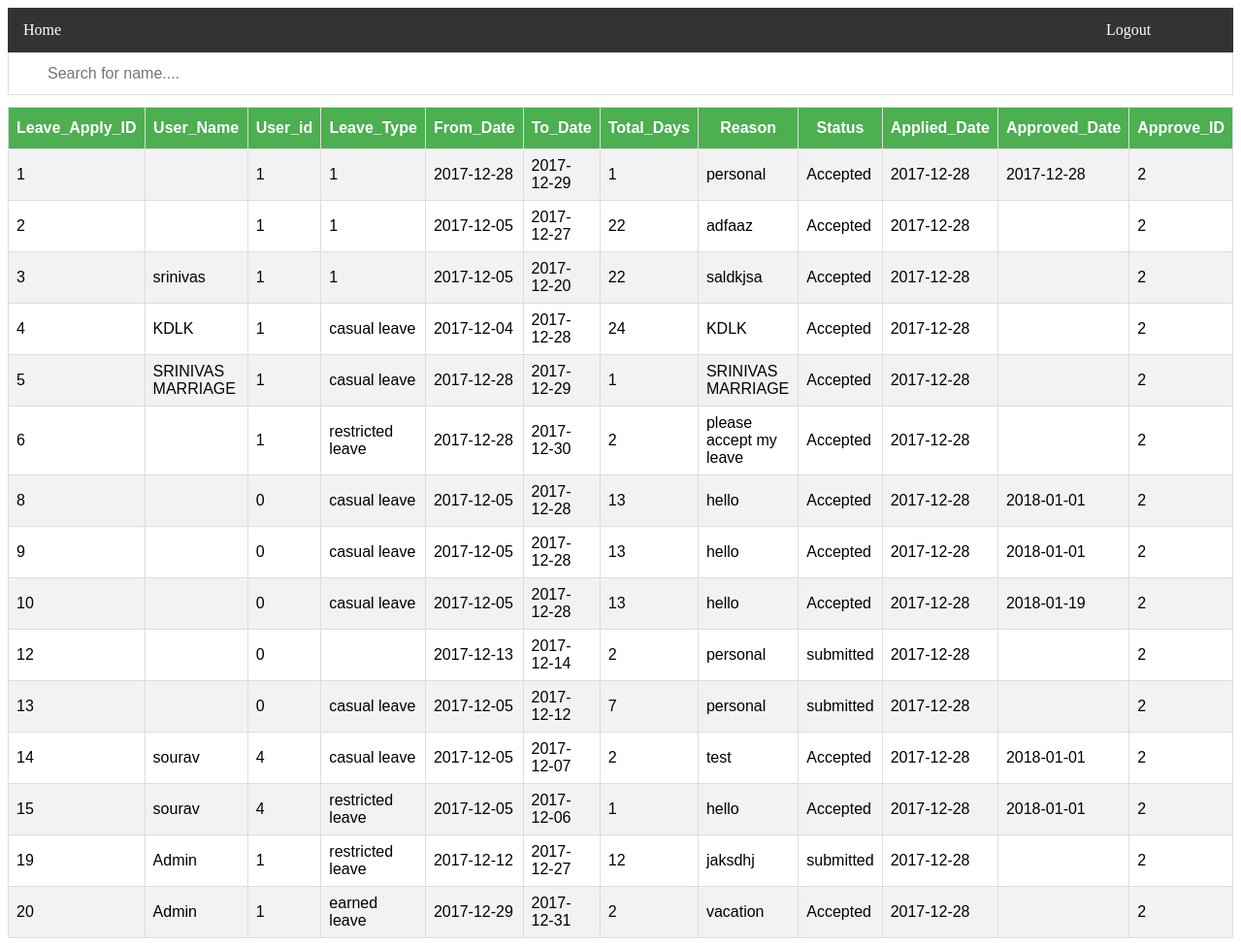
Screenshot of /login/leave_history.php with the database file from the repository.
### tables this page shows
CREATE TABLE IF NOT EXISTS `leave_apply` (
  `leave_apply_id` int(11) NOT NULL AUTO_INCREMENT,
  `user_id` int(11) NOT NULL,
  `user_name` varchar(100) NOT NULL,
  `leave_type` varchar(50) NOT NULL,
  `from_date` date NOT NULL,
  `to_date` date NOT NULL,
  `total_days` int(11) NOT NULL,
  `reason` varchar(500) NOT NULL,
  `status` varchar(10) NOT NULL,
  `applied_date` date NOT NULL,
  `approved_date` date DEFAULT NULL,
  `approv_id` int(11) NOT NULL,
  PRIMARY KEY (`leave_apply_id`),
  UNIQUE KEY `leave_apply_id` (`leave_apply_id`)
);

### login/leave_history.php (the view, shortened to what this page needs)
<html>
    <head>
    </head>
    <body>
        <div>
            <ul>
                <li><a class="active" href="form/from.php">Home</a></li>
                <li><a href="../login.php" class=right>Logout</a></li>
            </ul>
        </div>
        <div>
            <input type="text" id="myInput" onkeyup="myFunction()" placeholder="Search for name...." title="Type in a name">
             </div>
        <div>
        <div>
        <?php
           $con=mysqli_connect("localhost","root","","employee");
           $query = "SELECT * FROM leave_apply where status !='Rejected'";
           $result = mysqli_query($con,$query);
           echo "<table id=customers>";
           echo "<tr><th>Leave_Apply_ID</th><th>User_Name</th><th>User_id</th><th>Leave_Type</th><th>From_Date</th><th>To_Date</th><th>Total_Days</th><th>Reason</th><th>Status</th><th>Applied_Date</th><th>Approved_Date</th><th>Approve_ID</th></tr>";
           while($row = mysqli_fetch_array($result)){
           echo "<tr><td>" . $row['leave_apply_id'] . "</td><td>" . $row['user_name'] . "</td><td>" . $row['user_id'] . "</td><td>" . $row['leave_type'] . "</td><td>" . $row['from_date'] . "</td><td>" . $row['to_date'] . "</td><td>" . $row['total_days'] . "</td><td>" . $row['reason'] . "</td><td>" . $row['status'] . "</td><td>" . $row['applied_date'] . "</td><td>" . $row['approved_date'] . "</td><td>" . $row['approv_id'] . "</td></tr>";
           }
           echo "</table>";
        ?>
        </div>
    </body>
</html>

### login/leave_history.php (style rules this page uses)
#customers { font-family: "Trebuchet MS", Arial, Helvetica, sans-serif; border-collapse: collapse; width: 100%; }
#customers td, #customers th { border: 1px solid #ddd; padding: 8px; }
#customers tr:nth-child(even) { background-color: #f2f2f2; }
#customers th { padding-top: 12px; padding-bottom: 12px; text-align: center; background-color: #4CAF50; color: white; }
ul { list-style-type: none; margin: 0; padding: 0; overflow: hidden; background-color: #333; }
li { float: left; }
li a { display: block; color: white; text-align: center; padding: 14px 16px; text-decoration: none; }
.right { position: absolute; right: 50px; width: 100px; }
#myInput { background-image: url('/css/searchicon.png'); background-position: 10px 10px; background-repeat: no-repeat; width: 100%; font-size: 16px; padding: 12px 20px 12px 40px; border: 1px solid #ddd; margin-bottom: 12px; }

### rows the page displays
leave_apply: leave_apply_id "1", user "1", leave_type "1", from_date "2017-12-28", to_date "2017-12-29", total_days "1", reason "personal", status "Accepted", applied_date "2017-12-28", approved_date "2017-12-28", approv "2"
leave_apply: leave_apply_id "2", user "1", leave_type "1", from_date "2017-12-05", to_date "2017-12-27", total_days "22", reason "adfaaz", status "Accepted", applied_date "2017-12-28", approv "2"
leave_apply: leave_apply_id "3", user_name "srinivas", user "1", leave_type "1", from_date "2017-12-05", to_date "2017-12-20", total_days "22", reason "saldkjsa", status "Accepted", applied_date "2017-12-28", approv "2"
leave_apply: leave_apply_id "4", user_name "KDLK", user "1", leave_type "casual leave", from_date "2017-12-04", to_date "2017-12-28", total_days "24", reason "KDLK", status "Accepted", applied_date "2017-12-28", approv "2"
leave_apply: leave_apply_id "5", user_name "SRINIVAS MARRIAGE", user "1", leave_type "casual leave", from_date "2017-12-28", to_date "2017-12-29", total_days "1", reason "SRINIVAS MARRIAGE", status "Accepted", applied_date "2017-12-28", approv "2"
leave_apply: leave_apply_id "6", user "1", leave_type "restricted leave", from_date "2017-12-28", to_date "2017-12-30", total_days "2", reason "please accept my leave", status "Accepted", applied_date "2017-12-28", approv "2"
leave_apply: leave_apply_id "8", user "0", leave_type "casual leave", from_date "2017-12-05", to_date "2017-12-28", total_days "13", reason "hello", status "Accepted", applied_date "2017-12-28", approved_date "2018-01-01", approv "2"
leave_apply: leave_apply_id "9", user "0", leave_type "casual leave", from_date "2017-12-05", to_date "2017-12-28", total_days "13", reason "hello", status "Accepted", applied_date "2017-12-28", approved_date "2018-01-01", approv "2"
leave_apply: leave_apply_id "10", user "0", leave_type "casual leave", from_date "2017-12-05", to_date "2017-12-28", total_days "13", reason "hello", status "Accepted", applied_date "2017-12-28", approved_date "2018-01-19", approv "2"
leave_apply: leave_apply_id "12", user "0", from_date "2017-12-13", to_date "2017-12-14", total_days "2", reason "personal", status "submitted", applied_date "2017-12-28", approv "2"
leave_apply: leave_apply_id "13", user "0", leave_type "casual leave", from_date "2017-12-05", to_date "2017-12-12", total_days "7", reason "personal", status "submitted", applied_date "2017-12-28", approv "2"
leave_apply: leave_apply_id "14", user_name "sourav", user "4", leave_type "casual leave", from_date "2017-12-05", to_date "2017-12-07", total_days "2", reason "test", status "Accepted", applied_date "2017-12-28", approved_date "2018-01-01", approv "2"
leave_apply: leave_apply_id "15", user_name "sourav", user "4", leave_type "restricted leave", from_date "2017-12-05", to_date "2017-12-06", total_days "1", reason "hello", status "Accepted", applied_date "2017-12-28", approved_date "2018-01-01", approv "2"
leave_apply: leave_apply_id "19", user_name "Admin", user "1", leave_type "restricted leave", from_date "2017-12-12", to_date "2017-12-27", total_days "12", reason "jaksdhj", status "submitted", applied_date "2017-12-28", approv "2"
leave_apply: leave_apply_id "20", user_name "Admin", user "1", leave_type "earned leave", from_date "2017-12-29", to_date "2017-12-31", total_days "2", reason "vacation", status "Accepted", applied_date "2017-12-28", approv "2"
